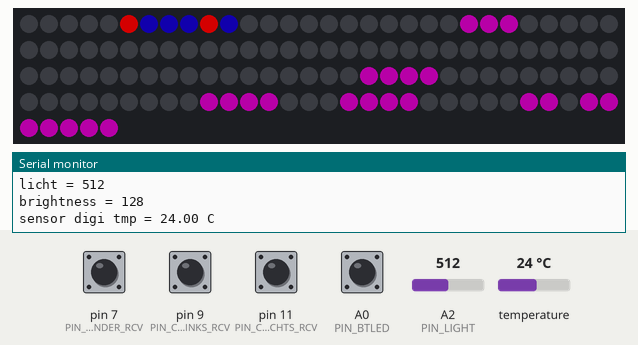
Bench run of a sketch on a simulated Arduino Uno, built with avr-gcc and run on an emulated ATmega328P. On the bench: 125 RGB LEDs in strip order, left to right, continuing on the next row, the last lines printed to the serial monitor. Inputs (shaded band) come from the test bench; at power-on: A0 (PIN_BTLED), pin 7 (PIN_CAP_ONDER_RCV), pin 9 (PIN_CAP_LINKS_RCV), pin 11 (PIN_CAP_RECHTS_RCV) HIGH, A2 (PIN_LIGHT) = 512, temperature 24 °C. Dim RGB values are drawn brighter than linear; the local clock reads 2024-03-15 10:24:30 at power-on unless the sketch sets it; random numbers use the default seed unless the sketch sets one.

Above: at 1.6 s.
1.7 s: A2 (PIN_LIGHT) set to 0
At 2.1 s:
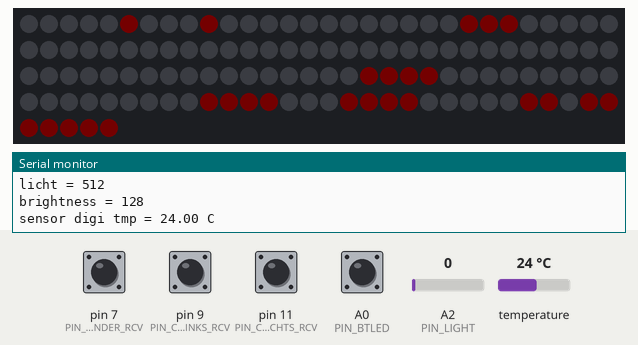
3.3 s: A2 (PIN_LIGHT) set to 20
At 4.6 s:
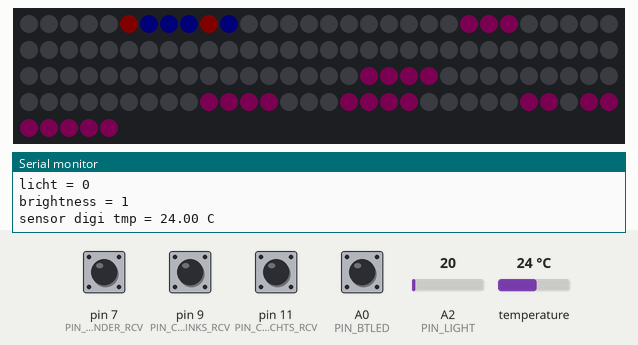
7.4 s: A2 (PIN_LIGHT) set to 40
Timing chart, 0 to 10.4 s (numbered marks = the images above; inputs shaded):
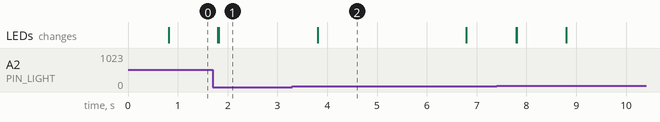

The sketch:

clock52.ino
```cpp
#include <FastLED.h> // leds
#include <Wire.h> // rtc
#include <RTClib.h> // rtc
#include <OneWire.h> // digitale temp sensor oneWire interface
#include <DallasTemperature.h> // digitale temp sensor
#include <PinChangeInterrupt.h> // interrupt handler lib
#include <CapacitiveSensor.h> // cap sensor lib
// used constants
#define NUMLEDS 125
#define MATRIX_WIDTH 11
#define MATRIX_HEIGHT 11

//pin constants
#define PIN_CAP_RECHTS_SND 12
#define PIN_CAP_RECHTS_RCV 11
#define PIN_CAP_LINKS_SND 10
#define PIN_CAP_LINKS_RCV 9
#define PIN_CAP_ONDER_SND 8
#define PIN_CAP_ONDER_RCV 7
#define PIN_LEDS 5
#define PIN_RST 4
#define PIN_TMP_DIGI 6
#define PIN_BTLED A0
#define PIN_LIGHT A2
#define PIN_TMP_ANALOG A1
#define PIN_SCL A4
#define PIN_SDA A5

// compiler settings

// clock52 sprites
const uint8_t hetis[] = { 11, 11, 55, 0, 0, 0, 0, 0, 0, 0, 0, 0, 0, 0, 0, 0, 0, 0 };
const uint8_t minuutvijf[] = { 11, 11, 128, 7, 0, 0, 0, 0, 0, 0, 0, 0, 0, 0, 0, 0, 0, 0 };
const uint8_t minuuttien[] = { 11, 11, 0, 120, 0, 0, 0, 0, 0, 0, 0, 0, 0, 0, 0, 0, 0, 0 };
const uint8_t voor1[] = { 11, 11, 0, 0, 60, 0, 0, 0, 0, 0, 0, 0, 0, 0, 0, 0, 0, 0 };
const uint8_t over1[] = { 11, 11, 0, 0, 192, 3, 0, 0, 0, 0, 0, 0, 0, 0, 0, 0, 0, 0 };
const uint8_t kwart[] = { 11, 11, 0, 0, 0, 240, 1, 0, 0, 0, 0, 0, 0, 0, 0, 0, 0, 0 };
const uint8_t half[] = { 11, 11, 0, 0, 0, 0, 30, 0, 0, 0, 0, 0, 0, 0, 0, 0, 0, 0 };
const uint8_t bas[] = { 11, 11, 0, 0, 0, 0, 224, 0, 0, 0, 0, 0, 0, 0, 0, 0, 0, 0 };
const uint8_t over2[] = { 11, 11, 0, 0, 0, 0, 0, 15, 0, 0, 0, 0, 0, 0, 0, 0, 0, 0 };
const uint8_t voor2[] = { 11, 11, 0, 0, 0, 0, 0, 240, 0, 0, 0, 0, 0, 0, 0, 0, 0, 0 };
const uint8_t een[] = { 11, 11, 0, 0, 0, 0, 0, 0, 56, 0, 0, 0, 0, 0, 0, 0, 0, 0 };
const uint8_t twee[] = { 11, 11, 0, 0, 0, 0, 0, 0, 128, 7, 0, 0, 0, 0, 0, 0, 0, 0 };
const uint8_t bir[] = { 11, 11, 0, 0, 0, 0, 0, 0, 0, 56, 0, 0, 0, 0, 0, 0, 0, 0 };
const uint8_t drie[] = { 11, 11, 0, 0, 0, 0, 0, 0, 0, 192, 3, 0, 0, 0, 0, 0, 0, 0 };
const uint8_t vier[] = { 11, 11, 0, 0, 0, 0, 0, 0, 0, 0, 60, 0, 0, 0, 0, 0, 0, 0 };
const uint8_t vijf[] = { 11, 11, 0, 0, 0, 0, 0, 0, 0, 0, 192, 3, 0, 0, 0, 0, 0, 0 };
const uint8_t zes[] = { 11, 11, 0, 0, 0, 0, 0, 0, 0, 0, 0, 28, 0, 0, 0, 0, 0, 0 };
const uint8_t zeven[] = { 11, 11, 0, 0, 0, 0, 0, 0, 0, 0, 0, 224, 3, 0, 0, 0, 0, 0 };
const uint8_t negen[] = { 11, 11, 0, 0, 0, 0, 0, 0, 0, 0, 0, 0, 248, 0, 0, 0, 0, 0 };
const uint8_t acht[] = { 11, 11, 0, 0, 0, 0, 0, 0, 0, 0, 0, 0, 0, 15, 0, 0, 0, 0 };
const uint8_t tien[] = { 11, 11, 0, 0, 0, 0, 0, 0, 0, 0, 0, 0, 0, 240, 0, 0, 0, 0 };
const uint8_t elf[] = { 11, 11, 0, 0, 0, 0, 0, 0, 0, 0, 0, 0, 0, 0, 7, 0, 0, 0 };
const uint8_t twaalf[] = { 11, 11, 0, 0, 0, 0, 0, 0, 0, 0, 0, 0, 0, 0, 248, 1, 0, 0 };
const uint8_t uur[] = { 11, 11, 0, 0, 0, 0, 0, 0, 0, 0, 0, 0, 0, 0, 0, 56, 0, 0 };

const uint8_t cijfers[][9] = {
  { 5, 11, 46, 198, 24, 99, 140, 49, 58 }, // 0
  { 5, 11, 196, 20, 66, 8, 33, 132, 124 }, // 1
  { 5, 11, 46, 66, 132, 8, 17, 34, 124 }, // 2
  { 5, 11, 46, 66, 8, 29, 132, 48, 58 }, // 3
  { 5, 11, 32, 198, 24, 61, 132, 16, 2 }, // 4
  { 5, 11, 46, 132, 16, 28, 132, 16, 58 }, // 5
  { 5, 11, 46, 134, 16, 94, 140, 49, 58 }, // 6
  { 5, 11, 46, 66, 136, 16, 33, 66, 4 }, // 7
  { 5, 11, 46, 198, 24, 127, 140, 49, 58 }, // 8
  { 5, 11, 46, 198, 24, 61, 132, 48, 58 } //9
};

//global variables
CRGB leds[NUMLEDS];
uint8_t lastKnownSecond = 0;

RTC_DS3231 rtc;

volatile boolean BTResetEnabled = true; // needs 2b volatile because of interrupt usage
CRGB color = CRGB::Purple;
uint8_t colorHue = 1;
uint8_t state = 0;
uint8_t brightness = 255; // start @ full brightness
uint16_t secondStartMillis = 0; // used to calibrate ms to second and calculate ms resolution
CapacitiveSensor sensor_onder = CapacitiveSensor(PIN_CAP_ONDER_SND,PIN_CAP_ONDER_RCV);
CapacitiveSensor sensor_links = CapacitiveSensor(PIN_CAP_LINKS_SND,PIN_CAP_LINKS_RCV);
CapacitiveSensor sensor_rechts = CapacitiveSensor(PIN_CAP_RECHTS_SND,PIN_CAP_RECHTS_RCV);

OneWire oneWireBus(PIN_TMP_DIGI);
DallasTemperature sensor_tmp_digi(&oneWireBus);

void setup() {
  // start random color
  randomSeed(analogRead(0));
  colorHue = random(255);
  // enable serial (both usb & bluetooth)
  Serial.begin(57600); // BT always uses 57600

  //enable BT reset
  pinMode(PIN_RST,OUTPUT);
  //pinMode(PIN_BTLED,INPUT_PULLUP);
  attachPCINT(digitalPinToPCINT(PIN_BTLED),btConnectHandler,FALLING);

  // start fastled
  FastLED.addLeds<WS2812B,PIN_LEDS,GRB>(leds,NUMLEDS);
  FastLED.setBrightness(brightness);
  // clear the leds by default
  clearLeds();
  //FastLED.clear();
  FastLED.show();

   // begin RTC
   Wire.begin();
   rtc.begin();

   // begin onewire sensors (digi temp)
   sensor_tmp_digi.begin();
   Serial.println(" SETUP DONE");
}

void clearLeds() {
  for(uint8_t i=0; i<NUMLEDS;i++) { // type can be uint8_t, strip is max 125 leds
    //leds[i] = CRGB::Green;
    //leds[i] = CRGB(0,100,0);
    leds[i] = CRGB::Black;
  }
}

void loop() {
  // get available sensor data
  long sensor_onder_value = sensor_onder.capacitiveSensor(30);
  long sensor_links_value = sensor_links.capacitiveSensor(30);
  long sensor_rechts_value = sensor_rechts.capacitiveSensor(30);
  int sensor_licht = analogRead(PIN_LIGHT);
  //long sensor_digitemp = // todo
  // is getting rtc time sensor data required every loop?
  DateTime now = rtc.now();
  uint8_t currentSecond = now.second();

  // adjust brightness
  brightness = map(sensor_licht,0,1024,1,255);
  FastLED.setBrightness(brightness);
  if(currentSecond != lastKnownSecond) {
    // second changed, update ms
    secondStartMillis = millis();

    // get temp digi (due to timing required we do not run this every loop!
    sensor_tmp_digi.requestTemperatures();
    //float tmp_digi_value = sensor_tmp_digi.getTempCByIndex(0);

    // print time on serial
    Serial.print(now.day());Serial.print(F("/"));
    Serial.print(now.month());Serial.print(F("/"));
    Serial.print(now.year());Serial.print(F(" "));
    Serial.print(now.hour());Serial.print(F(":"));
    Serial.print(now.minute());Serial.print(F(":"));
    Serial.println(now.second());
    Serial.print(F("sensor onder = ")); Serial.println(sensor_onder_value);
    Serial.print(F("sensor links = ")); Serial.println(sensor_links_value);
    Serial.print(F("sensor rechts = ")); Serial.println(sensor_rechts_value);
    Serial.print(F("licht = ")); Serial.println(sensor_licht);
    Serial.print(F("brightness = ")); Serial.println(brightness);
    Serial.print(F("sensor digi tmp = ")); Serial.print(sensor_tmp_digi.getTempCByIndex(0)); Serial.println(F(" C"));

    if(colorHue == 255) { colorHue=0; } else { colorHue++; }
    color = CHSV(colorHue,255,255);

  }
  //if(sensor_onder_value < 1500) {
    showDefaultClock(now);

  //} else  {
  //  showSeconds(now);
  //}
  lastKnownSecond = currentSecond;
}

void showSeconds(DateTime now) {
  clearLeds();
  //FastLED.clear();
  uint8_t tiental = (now.second()-(now.second()%10))/10;
  sprite_ledPrint(leds,cijfers[tiental],0,0,CRGB::Yellow);
  sprite_ledPrint(leds,cijfers[now.second()-(10*tiental)],6,0,CRGB::HotPink);
 FastLED.show();
}

void showDefaultClock(DateTime now) {
  // clear the drawing board ;)
    clearLeds();
    //FastLED.clear();
    // print minute progress bar
    uint16_t stepsize = 60000/MATRIX_WIDTH;
    uint16_t totalMillis = (((now.second()*1000)+(millis()-secondStartMillis)));
    uint8_t fillLeds = (totalMillis/stepsize);
    for(int i=0;i<MATRIX_WIDTH;i++) {
      if(i<fillLeds) {
        leds[XY(i,10)] = CHSV(170,255,170);
      } else if(i==fillLeds) { leds[XY(i,10)] = CHSV(170,255,map(totalMillis%stepsize,0,stepsize,0,170)); }
      else { leds[XY(i,10)]=CHSV(0,0,0); }

      //Serial.print("|");
      //Serial.print(secondenbar[i]);
    }
    //Serial.println("|");

    // print "het is" by default
    sprite_ledPrint(leds,hetis,0,0,color);

    // print bas / bir
    //sprite_ledPrint(leds,bas,0,0,CHSV(52,255,180));
    //sprite_ledPrint(leds,bir,0,0,CHSV(52,255,180));

    uint8_t hour2print = now.hour();
    // if minute is greater then 20, we show the upcoming hour
    if(now.minute() >=20) { hour2print = hour2print+1; }
    // show the correct hour
    switch(hour2print) {
      case 0: case 12: case 24: sprite_ledPrint(leds,twaalf,0,0,color); break;
      case 1: case 13: sprite_ledPrint(leds,een,0,0,color); break;
      case 2: case 14: sprite_ledPrint(leds,twee,0,0,color); break;
      case 3: case 15: sprite_ledPrint(leds,drie,0,0,color); break;
      case 4: case 16: sprite_ledPrint(leds,vier,0,0,color); break;
      case 5: case 17: sprite_ledPrint(leds,vijf,0,0,color); break;
      case 6: case 18: sprite_ledPrint(leds,zes,0,0,color); break;
      case 7: case 19: sprite_ledPrint(leds,zeven,0,0,color); break;
      case 8: case 20: sprite_ledPrint(leds,acht,0,0,color); break;
      case 9: case 21: sprite_ledPrint(leds,negen,0,0,color); break;
      case 10: case 22: sprite_ledPrint(leds,tien,0,0,color); break;
      case 11: case 23: sprite_ledPrint(leds,elf,0,0,color); break;
    }

    // show the per 5 minute word
    if(now.minute() < 5) {
      sprite_ledPrint(leds,uur,0,0,color);
    } else if(now.minute() < 10) {
      sprite_ledPrint(leds,minuutvijf,0,0,color);
      sprite_ledPrint(leds,over2,0,0,color);
    } else if(now.minute() < 15) {
      sprite_ledPrint(leds,minuuttien,0,0,color);
      sprite_ledPrint(leds,over2,0,0,color);
    } else if(now.minute() < 20) {
      sprite_ledPrint(leds,kwart,0,0,color);
      sprite_ledPrint(leds,over2,0,0,color);
    } else if(now.minute() < 25) {
      sprite_ledPrint(leds,minuuttien,0,0,color);
      sprite_ledPrint(leds,voor1,0,0,color);
      sprite_ledPrint(leds,half,0,0,color);
    } else if(now.minute() < 30) {
      sprite_ledPrint(leds,minuutvijf,0,0,color);
      sprite_ledPrint(leds,voor1,0,0,color);
      sprite_ledPrint(leds,half,0,0,color);
    } else if(now.minute() < 35) {
      sprite_ledPrint(leds,half,0,0,color);
    } else if(now.minute() < 40) {
      sprite_ledPrint(leds,minuutvijf,0,0,color);
      sprite_ledPrint(leds,over1,0,0,color);
      sprite_ledPrint(leds,half,0,0,color);
    } else if(now.minute() < 45) {
      sprite_ledPrint(leds,minuuttien,0,0,color);
      sprite_ledPrint(leds,over1,0,0,color);
      sprite_ledPrint(leds,half,0,0,color);
    } else if(now.minute() < 50) {
      sprite_ledPrint(leds,kwart,0,0,color);
      sprite_ledPrint(leds,voor2,0,0,color);
    } else if(now.minute() < 55) {
      sprite_ledPrint(leds,minuuttien,0,0,color);
      sprite_ledPrint(leds,voor2,0,0,color);
    } else {
      sprite_ledPrint(leds,minuutvijf,0,0,color);
      sprite_ledPrint(leds,voor2,0,0,color);
    }

    // zet minuut hoekpunten
    uint8_t modMinuut = now.minute()%5;
    if(modMinuut >=4) { leds[124] = color; }
    if(modMinuut >=3) { leds[123] = color; }
    if(modMinuut >=2) { leds[122] = color; }
    if(modMinuut >=1) { leds[121] = color; }

    /*if(now.second()%2) {
        sprite_ledPrint(leds,bir,0,0,CRGB::Yellow);
    } else {
      sprite_ledPrint(leds,bas,0,0,CRGB::Green);
    }*/

    // zet datum
    // zet most significant (10/20/30)
    uint8_t dagSign = floor(now.day()/10);
    uint8_t dagEnkel = now.day()%10;

    switch(dagSign) {
      case 1: leds[9] = CRGB::Red; break;
      case 2: leds[8] = CRGB::Red; break;
      case 3: leds[10] = CRGB::Red; break;
    }
    // fix substraction 10 - 0 = wrong led, we shou
    if(dagEnkel == 0) {
      leds[0] = CRGB::Red;
    } else {
      if(dagEnkel == 1) {
        leds[17] = CRGB::Red;
      } else if(dagEnkel == 2) {
        leds[18] = CRGB::Red;
      } else {
        leds[10-dagEnkel] = CRGB::Red;
      }
    }

    FastLED.show();
}

void sprite_ledPrint(CRGB *leds, const uint8_t *sprite,uint8_t offsetX,uint8_t offsetY, CRGB color) {
  sprite_ledPrint(leds,sprite,offsetX,offsetY,color,true);
}
void sprite_ledPrint(CRGB *leds, const uint8_t *sprite,uint8_t offsetX,uint8_t offsetY, CRGB color,bool transparent) {
  //Serial.println("print call");
  for(uint8_t x=0;x<sprite[0];x++) {
    for(uint8_t y=0;y<sprite[1];y++) {
      if(sprite_getXY(x,y,sprite)) {
        uint8_t pos = XY(x+offsetX,y+offsetY);
        if(transparent) {
          leds[pos] = leds[pos] + color;
        } else {
          leds[pos] = color;
        }
      } else {
        uint8_t pos = XY(x+offsetX,y+offsetY);
        if(!transparent) {
          leds[pos] = CRGB::Black;
        }
      }
    }
  }
}

// get boolean for given x/y position from sprite pointer
boolean sprite_getXY(uint8_t x, uint8_t y,const uint8_t *sprite) {
    uint16_t pixelOffset = ((y*sprite[0])+x);
    uint16_t byteOffset = pixelOffset/8;
    uint8_t bitOffset = pixelOffset - (byteOffset*8);
    return bitRead(sprite[2 + byteOffset],bitOffset);
}

// we have the rows/cols hardcoded because clock does not change it dimensions on the fly.
// So please fix this if you have a larger/smaller matrix
uint8_t XY(uint8_t x,uint8_t y) {
  uint8_t i;
  if( y & 0x01) {
    // Odd rows run backwards
    uint8_t reverseX = (11 - 1) - x;
    i = (y * 11) + reverseX;
  } else {
    // Even rows run forwards
    i = (y * 11) + x;
  }
  // led 0 is lower right corner
  // led 120 is upper left corner
  // 0,0 is upper left corner, zo we need to substract i from de number of leds (indexed 0)
  // calc: rows*cols - 1 = 11*11 - 1 = 121 - 1 = 120
  return 120-i;
}


void btConnectHandler() {
  Serial.print(F("Reset called"));
  if(BTResetEnabled) {
    digitalWrite(PIN_RST,HIGH);
  }
}
```

Measured:
- after the input at 3.3 s, the LEDs: change after 0.51 s (image 2)
